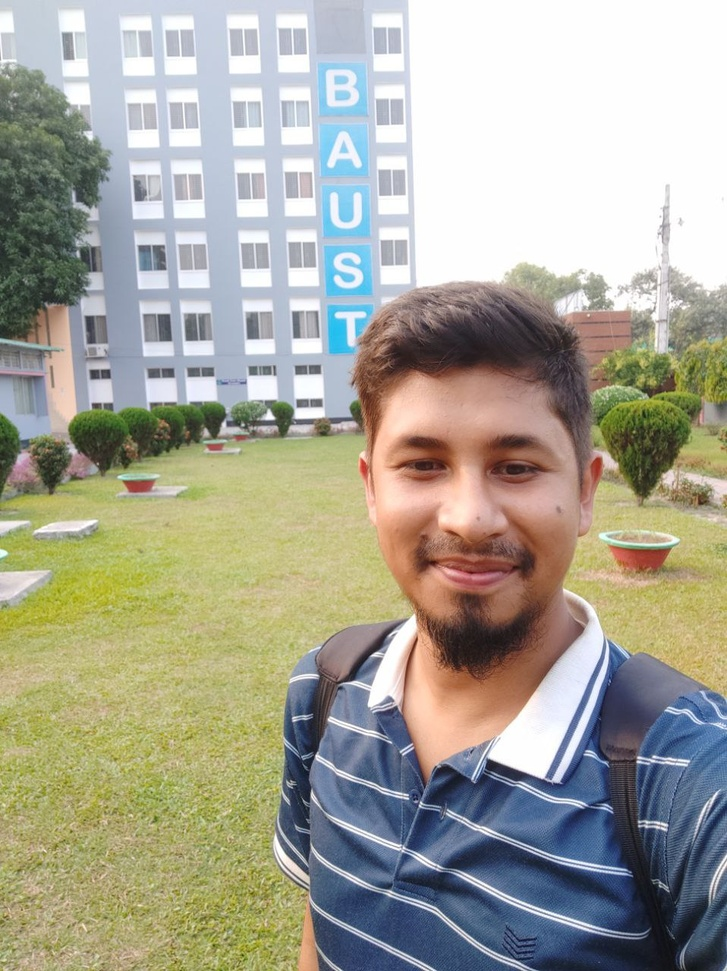
%> input picture Rep2/mypic.jpg, 727 x 971 px, shrunk from 958 x 1280 before the run
$ octave rgbimgallchannel.m   (GNU Octave 9; MATLAB toolbox functions it lacks are replaced by stand-ins)
%> lines starting %> are read from the running program, lines starting %| are printed output that depends on the picture
clc;clear all;
rgbImage = imread('mypic.jpg');
%> rgbImage is the input picture: size 971x727x3 uint8; mean R, G, B 167, 165.3, 151.4

redChannel = rgbImage(:,:,1);
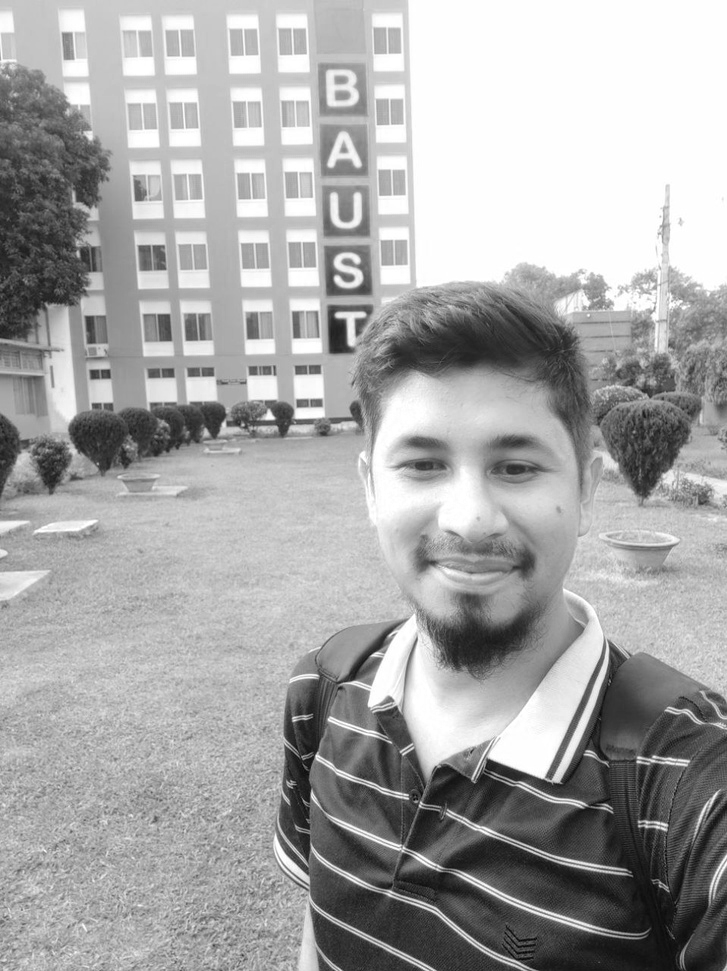
%> redChannel: size 971x727 uint8; min 0, max 255, mean 167
greenChannel = rgbImage(:,:,2);
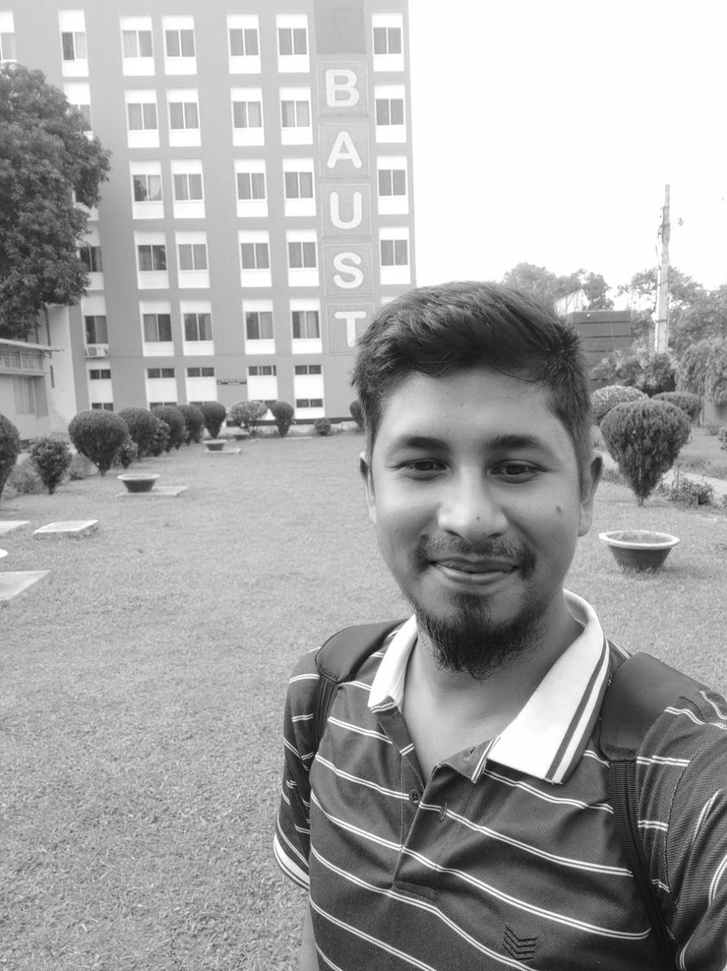
%> greenChannel: size 971x727 uint8; min 12, max 255, mean 165.3
blueChannel = rgbImage(:,:,3);
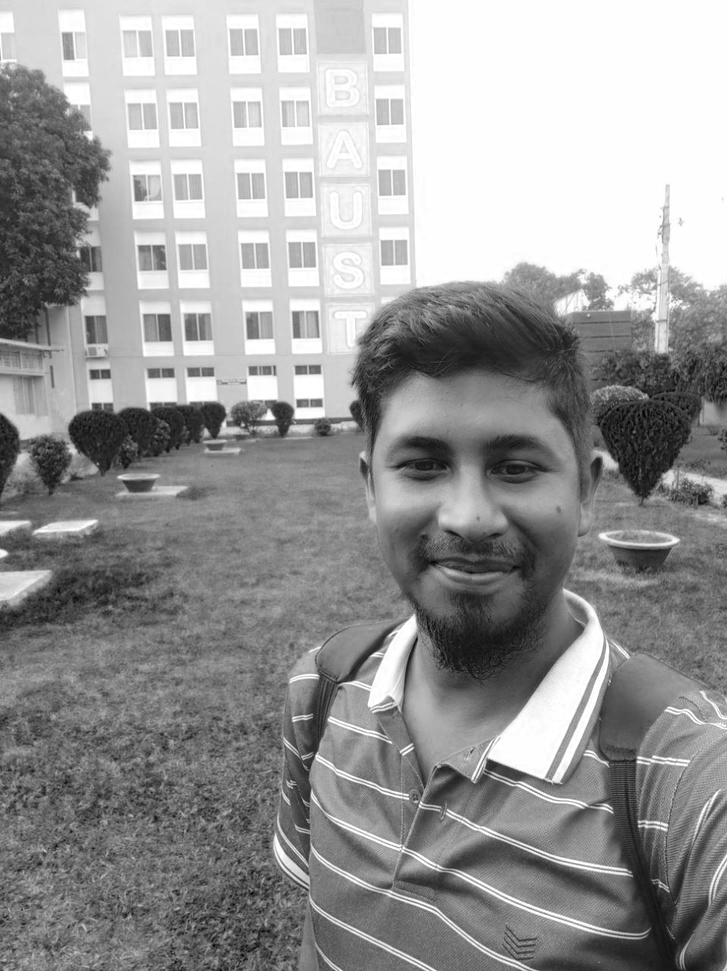
%> blueChannel: size 971x727 uint8; min 0, max 255, mean 151.4

subplot(2, 2, 1);
imshow(rgbImage);
title('Original Image');

subplot(2, 2, 2);
imshow(redChannel);
title('Red Channel');

subplot(2, 2, 3);
imshow(greenChannel);
title('Green Channel');

subplot(2, 2, 4);
imshow(blueChannel);
title('Blue Channel');
